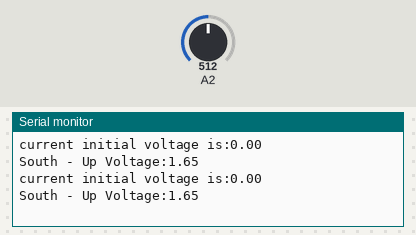
This sketch was run on a simulated Arduino Uno, built with avr-gcc and run on an emulated ATmega328P. Shown: the last lines printed to the serial monitor. Inputs (shaded band) come from the test bench; at power-on: A2 = 512.

Above: at 1.8 s.
1.9 s: A2 set to 35
At 2.4 s:
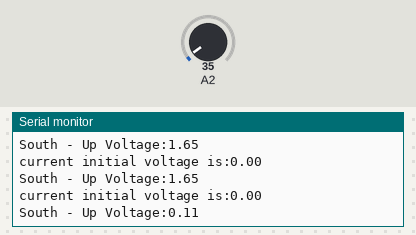
3.4 s: A2 set to 28
At 4.8 s:
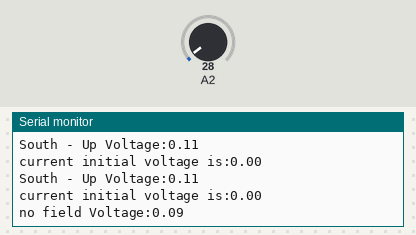

The sketch:

magneticField.ino
```cpp
  int initValue = analogRead(A2);
  float initVoltage = initValue * (3.3 / 1023.0);

void setup() {
  Serial.begin(9600);
}

void loop() {
  Serial.print("current initial voltage is:" );
  Serial.println(initVoltage);
  int sensorValue = analogRead(A2);
  // Convert the analog reading (which goes from 0 - 1023) to a voltage (0 - 3.3V):
  float voltage = sensorValue * (3.3 / 1023.0);

  if(voltage > (initVoltage + 0.1)){
    Serial.print("South - Up");
  }

  else if(voltage < (initVoltage - 0.1)){
    Serial.print("North - Down ");
  }

  else{
    Serial.print("no field");
  }
  Serial.print(" Voltage:");
  Serial.println(voltage);
  delay(1000);
}
```

Measured:
- the behaviour switches between 32 and 31 on A2 (found by bisection; images 1 and 2)
- after the input at 1.9 s, the serial monitor: prints a new line after 0.14 s (image 1)
- after the input at 3.4 s, the serial monitor: prints a new line after 0.64 s (image 2)
